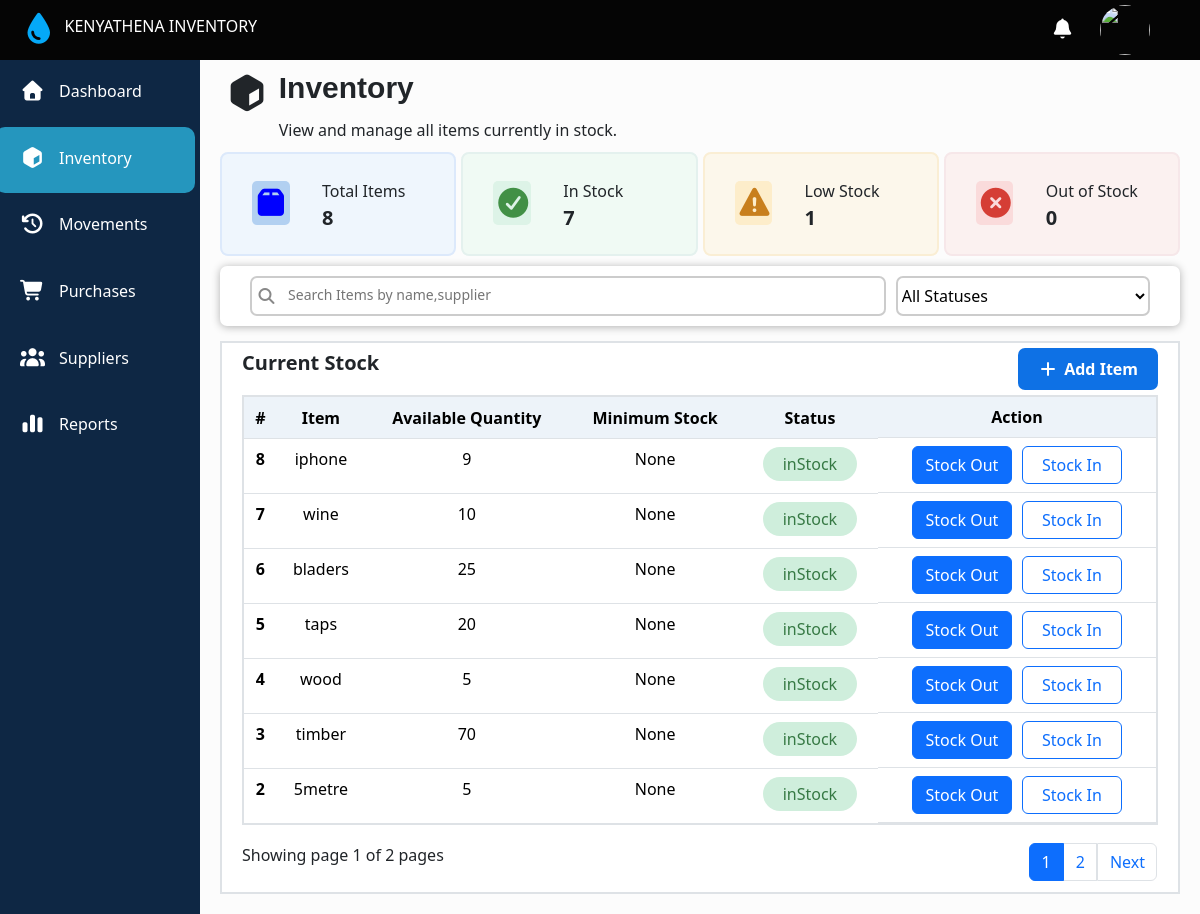
Page /stock on the earlier database version.
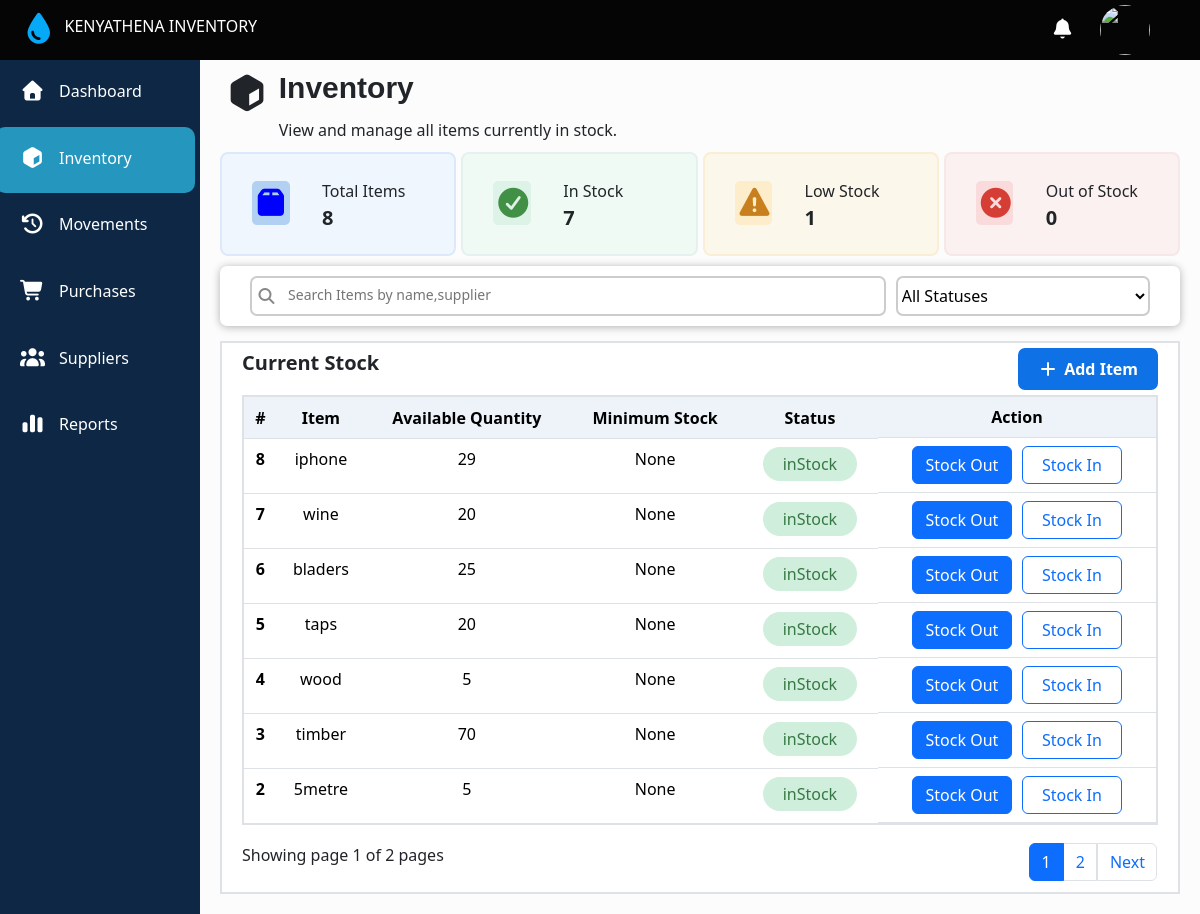
Same page on the later database version.
### main/models.py (models this page shows, shortened)
class Stock(models.Model):
  stock_status =[
    ('low_stock','LowStock'),
    ('outStock','Out_Of_Stock'),
    ('inStock','In_Stock')
  ]
  item = models.CharField(max_length=200,unique=True)
  quantity = models.PositiveIntegerField(default=0)
  status = models.CharField(choices=stock_status,null=True)
  low_stock_date = models.DateTimeField(null=True,blank=True)
  low_by = models.PositiveIntegerField(null=True,blank=True)

### main/views.py (the view, shortened to what this page needs)
# urls.py: path('stock',views.stock,name = 'stock'),
def stock(request):
  stock_query = Stock.objects.all().order_by('-id')
  search_query = request.GET.get('q', '').strip()
  if search_query:
    stock_query = stock_query.filter(
      Q(item__icontains=search_query) | Q(quantity__icontains=search_query)
      )
  selected_status = request.GET.get('status', '')
  if selected_status in dict(Stock.stock_status):
    stock_query = stock_query.filter(status=selected_status)
  stock_count = stock_query.count()
  low_stock_count = Stock.objects.filter(status='low_stock').count()
  in_stock_count = Stock.objects.filter(status='inStock').count()
  out_stock_count = Stock.objects.filter(status='outStock').count()
  stocks = stock_query.order_by('-id')
  asset_limits = assets.objects.all()
  paginator = Paginator(stock_query,7)
  page_number = request.GET.get('page')
  page_obj = paginator.get_page(page_number)
  context = {
    'stocks': stocks,
    'stock_count': stock_count,
    'asset': asset_limits,
    'search_query': search_query,
    'selected_status': selected_status,
    'low_stock_count': low_stock_count,
    'in_stock_count': in_stock_count,
    'out_stock_count': out_stock_count,
    'page_obj':page_obj,
  }
  return render(request,'main/inventory.html',context)

### main/templates/main/inventory.html (shortened to what the changed rows need)
{% extends 'main/base.html' %}
{% block content %}
    <div class="recent-inventory-table" id="recent-inventory-table">
      <table class="table" id="inventory-table">
        <thead>
          <tr>
            <th  scope="col">#</th>
            <th scope="col">Item</th>
            <th scope="col">Available Quantity</th>
            <th scope="col">Minimum Stock</th>
            <th scope="col">Status</th>
            <th scope="col" class="action_header">Action</th>
          </tr>
        </thead>
        <tbody>
          {% for item in page_obj.object_list %}
          <tr>
            <th scope="row">{{item.id}}</th>
            <td>{{item.item}}</td>
            <td>{{item.quantity}}</td>
            {% for a in asset %}
               {% if a.item == item.item %}
                 <td>{{a.limit_quantity}}</td>
               {% else %}
               <td>None</td>
               {% endif %}
            {% endfor %}
            {% if item.status == 'low_stock' %}
             <td>
              <span class="low_stock_item">{{item.status}}</span>
             </td>
            {% elif item.status == 'outStock' %}
            <td>
              <span class="out_of_stock">{{item.status}}</span>
            </td>
            {% else %}
            <td>
              <span class="in_stock">{{item.status}}</span>
            </td>
            {% endif %}
            <td class="Action">
               <a type="button" class="btn btn-primary" href="{% url 'stockout' item.id %}">
                 Stock Out
               </a>
               <a type="button" class="btn btn-outline-primary" href="{% url 'stockinprompt' item.id %}">
                 Stock In
               </a>
            </td>
          </tr>
         {% endfor %}
        </tbody>
      </table>
    </div>
{% endblock content %}

Differences in the rows shown:
changed Stock "iphone": quantity "9" → "29"
changed Stock "wine": quantity "10" → "20"
